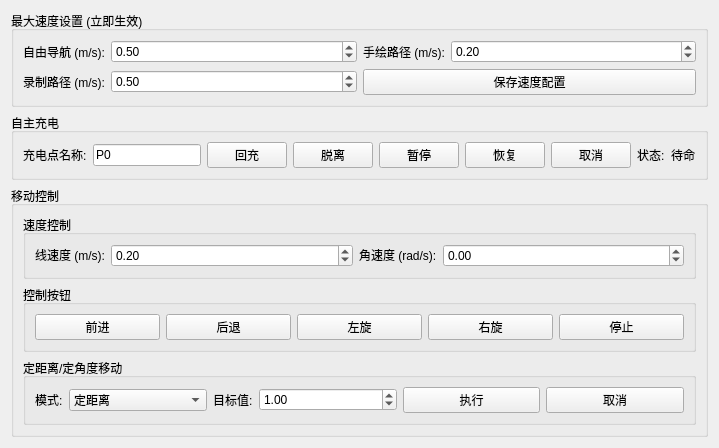
               <widget class="QWidget" name="tab_System">
                <attribute name="title">
                 <string>系统设置</string>
                </attribute>
                <layout class="QVBoxLayout" name="verticalLayout_System">
                 <item>
                  <widget class="QGroupBox" name="groupBox_Speed">
                   <property name="sizePolicy">
                    <sizepolicy hsizetype="Preferred" vsizetype="Maximum">
                     <horstretch>0</horstretch>
                     <verstretch>0</verstretch>
                    </sizepolicy>
                   </property>
                   <property name="title">
                    <string>最大速度设置 (立即生效)</string>
                   </property>
                   <layout class="QGridLayout" name="gridLayout_Speed">
                    <item row="0" column="0">
                     <widget class="QLabel" name="label_GoalSpeed">
                      <property name="sizePolicy">
                       <sizepolicy hsizetype="Maximum" vsizetype="Preferred">
                        <horstretch>0</horstretch>
                        <verstretch>0</verstretch>
                       </sizepolicy>
                      </property>
                      <property name="text">
                       <string>自由导航 (m/s):</string>
                      </property>
                     </widget>
                    </item>
                    <item row="0" column="1">
                     <widget class="QDoubleSpinBox" name="spin_GoalSpeed">
                      <property name="decimals">
                       <number>2</number>
                      </property>
                      <property name="minimum">
                       <double>0.050000000000000</double>
                      </property>
                      <property name="maximum">
                       <double>1.500000000000000</double>
                      </property>
                      <property name="singleStep">
                       <double>0.050000000000000</double>
                      </property>
                      <property name="value">
                       <double>0.500000000000000</double>
                      </property>
                     </widget>
                    </item>
                    <item row="0" column="2">
                     <widget class="QLabel" name="label_GraphSpeed">
                      <property name="sizePolicy">
                       <sizepolicy hsizetype="Maximum" vsizetype="Preferred">
                        <horstretch>0</horstretch>
                        <verstretch>0</verstretch>
                       </sizepolicy>
                      </property>
                      <property name="text">
                       <string>手绘路径 (m/s):</string>
                      </property>
                     </widget>
                    </item>
                    <item row="0" column="3">
                     <widget class="QDoubleSpinBox" name="spin_GraphSpeed">
                      <property name="decimals">
                       <number>2</number>
                      </property>
                      <property name="minimum">
                       <double>0.050000000000000</double>
                      </property>
                      <property name="maximum">
                       <double>1.500000000000000</double>
                      </property>
                      <property name="singleStep">
                       <double>0.050000000000000</double>
                      </property>
                      <property name="value">
                       <double>0.200000000000000</double>
                      </property>
                     </widget>
                    </item>
                    <item row="1" column="0">
                     <widget class="QLabel" name="label_RecordSpeed">
                      <property name="sizePolicy">
                       <sizepolicy hsizetype="Maximum" vsizetype="Preferred">
                        <horstretch>0</horstretch>
                        <verstretch>0</verstretch>
                       </sizepolicy>
                      </property>
                      <property name="text">
                       <string>录制路径 (m/s):</string>
                      </property>
                     </widget>
                    </item>
                    <item row="1" column="1">
                     <widget class="QDoubleSpinBox" name="spin_RecordSpeed">
                      <property name="decimals">
                       <number>2</number>
                      </property>
                      <property name="minimum">
                       <double>0.050000000000000</double>
                      </property>
                      <property name="maximum">
                       <double>1.500000000000000</double>
                      </property>
                      <property name="singleStep">
                       <double>0.050000000000000</double>
                      </property>
                      <property name="value">
                       <double>0.500000000000000</double>
                      </property>
                     </widget>
                    </item>
                    <item row="1" column="2" colspan="2">
                     <widget class="QPushButton" name="btn_UpdateSpeed">
                      <property name="text">
                       <string>保存速度配置</string>
                      </property>
                     </widget>
                    </item>
                   </layout>
                  </widget>
                 </item>
                 <item>
                  <widget class="QGroupBox" name="groupBox_Charge">
                   <property name="sizePolicy">
                    <sizepolicy hsizetype="Preferred" vsizetype="Maximum">
                     <horstretch>0</horstretch>
                     <verstretch>0</verstretch>
                    </sizepolicy>
                   </property>
                   <property name="title">
                    <string>自主充电</string>
                   </property>
                   <layout class="QHBoxLayout" name="horizontalLayout_Charge">
                    <item>
                     <widget class="QLabel" name="label_ChargePoint">
                      <property name="sizePolicy">
                       <sizepolicy hsizetype="Preferred" vsizetype="Maximum">
                        <horstretch>0</horstretch>
                        <verstretch>0</verstretch>
                       </sizepolicy>
                      </property>
                      <property name="text">
                       <string>充电点名称:</string>
                      </property>
                     </widget>
                    </item>
                    <item>
                     <widget class="QLineEdit" name="lineEdit_ChargePoint">
                      <property name="text">
                       <string>P0</string>
                      </property>
                     </widget>
                    </item>
                    <item>
                     <widget class="QPushButton" name="btn_StartRecharge">
                      <property name="text">
                       <string>回充</string>
                      </property>
                     </widget>
                    </item>
                    <item>
                     <widget class="QPushButton" name="btn_DisRecharge">
                      <property name="text">
                       <string>脱离</string>
                      </property>
                     </widget>
                    </item>
                    <item>
                     <widget class="QPushButton" name="btn_PauseRecharge">
                      <property name="text">
                       <string>暂停</string>
                      </property>
                     </widget>
                    </item>
                    <item>
                     <widget class="QPushButton" name="btn_ResumeRecharge">
                      <property name="text">
                       <string>恢复</string>
                      </property>
                     </widget>
                    </item>
                    <item>
                     <widget class="QPushButton" name="btn_CancelRecharge">
                      <property name="text">
                       <string>取消</string>
                      </property>
                     </widget>
                    </item>
                    <item>
                     <widget class="QLabel" name="label_ChargeStatus">
                      <property name="sizePolicy">
                       <sizepolicy hsizetype="Preferred" vsizetype="Maximum">
                        <horstretch>0</horstretch>
                        <verstretch>0</verstretch>
                       </sizepolicy>
                      </property>
                      <property name="text">
                       <string>状态:</string>
                      </property>
                     </widget>
                    </item>
                    <item>
                     <widget class="QLabel" name="lbl_ChargeStatus">
                      <property name="sizePolicy">
                       <sizepolicy hsizetype="Preferred" vsizetype="Maximum">
                        <horstretch>0</horstretch>
                        <verstretch>0</verstretch>
                       </sizepolicy>
                      </property>
                      <property name="text">
                       <string>待命</string>
                      </property>
                     </widget>
                    </item>
                   </layout>
                  </widget>
                 </item>
                 <item>
                  <widget class="QGroupBox" name="groupBox_Move">
                   <property name="sizePolicy">
                    <sizepolicy hsizetype="Preferred" vsizetype="Maximum">
                     <horstretch>0</horstretch>
                     <verstretch>0</verstretch>
                    </sizepolicy>
                   </property>
                   <property name="title">
                    <string>移动控制</string>
                   </property>
                   <layout class="QGridLayout" name="gridLayout_Move">
                    <item row="0" column="0" colspan="6">
                     <widget class="QGroupBox" name="groupBox_SpeedControl">
                      <property name="sizePolicy">
                       <sizepolicy hsizetype="Preferred" vsizetype="Maximum">
                        <horstretch>0</horstretch>
                        <verstretch>0</verstretch>
                       </sizepolicy>
                      </property>
                      <property name="title">
                       <string>速度控制</string>
                      </property>
                      <layout class="QHBoxLayout" name="horizontalLayout_SpeedControl">
                       <item>
                        <widget class="QLabel" name="label_LinearSpeed">
                         <property name="sizePolicy">
                          <sizepolicy hsizetype="Maximum" vsizetype="Maximum">
                           <horstretch>0</horstretch>
                           <verstretch>0</verstretch>
                          </sizepolicy>
                         </property>
                         <property name="text">
                          <string>线速度 (m/s):</string>
                         </property>
                        </widget>
                       </item>
                       <item>
                        <widget class="QDoubleSpinBox" name="spin_LinearSpeed">
                         <property name="decimals">
                          <number>2</number>
                         </property>
                         <property name="minimum">
                          <double>-1.500000000000000</double>
                         </property>
                         <property name="maximum">
                          <double>1.500000000000000</double>
                         </property>
                         <property name="singleStep">
                          <double>0.050000000000000</double>
                         </property>
                         <property name="value">
                          <double>0.200000000000000</double>
                         </property>
                        </widget>
                       </item>
                       <item>
                        <widget class="QLabel" name="label_AngularSpeed">
                         <property name="sizePolicy">
                          <sizepolicy hsizetype="Maximum" vsizetype="Maximum">
                           <horstretch>0</horstretch>
                           <verstretch>0</verstretch>
                          </sizepolicy>
                         </property>
                         <property name="text">
                          <string>角速度 (rad/s):</string>
                         </property>
                        </widget>
                       </item>
                       <item>
                        <widget class="QDoubleSpinBox" name="spin_AngularSpeed">
                         <property name="decimals">
                          <number>2</number>
                         </property>
                         <property name="minimum">
                          <double>-1.500000000000000</double>
                         </property>
                         <property name="maximum">
                          <double>1.500000000000000</double>
                         </property>
                         <property name="singleStep">
                          <double>0.050000000000000</double>
                         </property>
                         <property name="value">
                          <double>0.000000000000000</double>
                         </property>
                        </widget>
                       </item>
                      </layout>
                     </widget>
                    </item>
                    <item row="1" column="0" colspan="6">
                     <widget class="QGroupBox" name="groupBox_MoveButtons">
                      <property name="sizePolicy">
                       <sizepolicy hsizetype="Preferred" vsizetype="Maximum">
                        <horstretch>0</horstretch>
                        <verstretch>0</verstretch>
                       </sizepolicy>
                      </property>
                      <property name="title">
                       <string>控制按钮</string>
                      </property>
                      <layout class="QHBoxLayout" name="horizontalLayout_MoveButtons">
                       <item>
                        <widget class="QPushButton" name="btn_MoveForward">
                         <property name="text">
                          <string>前进</string>
                         </property>
                        </widget>
                       </item>
                       <item>
                        <widget class="QPushButton" name="btn_MoveBackward">
                         <property name="text">
                          <string>后退</string>
                         </property>
                        </widget>
                       </item>
                       <item>
                        <widget class="QPushButton" name="btn_TurnLeft">
                         <property name="text">
                          <string>左旋</string>
                         </property>
                        </widget>
                       </item>
                       <item>
                        <widget class="QPushButton" name="btn_TurnRight">
                         <property name="text">
                          <string>右旋</string>
                         </property>
                        </widget>
                       </item>
                       <item>
                        <widget class="QPushButton" name="btn_StopMove">
                         <property name="text">
                          <string>停止</string>
                         </property>
                        </widget>
                       </item>
                      </layout>
                     </widget>
                    </item>
                    <item row="2" column="0" colspan="6">
                     <widget class="QGroupBox" name="groupBox_MoveParams">
                      <property name="sizePolicy">
                       <sizepolicy hsizetype="Preferred" vsizetype="Maximum">
                        <horstretch>0</horstretch>
                        <verstretch>0</verstretch>
                       </sizepolicy>
                      </property>
                      <property name="title">
                       <string>定距离/定角度移动</string>
                      </property>
                      <layout class="QHBoxLayout" name="horizontalLayout_MoveParams">
                       <item>
                        <widget class="QLabel" name="label_MoveMode">
                         <property name="sizePolicy">
                          <sizepolicy hsizetype="Maximum" vsizetype="Maximum">
                           <horstretch>0</horstretch>
                           <verstretch>0</verstretch>
                          </sizepolicy>
                         </property>
                         <property name="text">
                          <string>模式:</string>
                         </property>
                        </widget>
                       </item>
                       <item>
                        <widget class="QComboBox" name="combo_MoveMode">
                         <item>
                          <property name="text">
                           <string>定距离</string>
                          </property>
                         </item>
                         <item>
                          <property name="text">
                           <string>定角度</string>
                          </property>
                         </item>
                        </widget>
                       </item>
                       <item>
                        <widget class="QLabel" name="label_MoveTarget">
                         <property name="sizePolicy">
                          <sizepolicy hsizetype="Maximum" vsizetype="Maximum">
                           <horstretch>0</horstretch>
                           <verstretch>0</verstretch>
                          </sizepolicy>
                         </property>
                         <property name="text">
                          <string>目标值:</string>
                         </property>
                        </widget>
                       </item>
                       <item>
                        <widget class="QDoubleSpinBox" name="spin_MoveTarget">
                         <property name="decimals">
                          <number>2</number>
                         </property>
                         <property name="minimum">
                          <double>0.100000000000000</double>
                         </property>
                         <property name="maximum">
                          <double>100.000000000000000</double>
                         </property>
                         <property name="singleStep">
                          <double>0.100000000000000</double>
                         </property>
                         <property name="value">
                          <double>1.000000000000000</double>
                         </property>
                        </widget>
                       </item>
                       <item>
                        <widget class="QPushButton" name="btn_ExecuteMoveParams">
                         <property name="text">
                          <string>执行</string>
                         </property>
                        </widget>
                       </item>
                       <item>
                        <widget class="QPushButton" name="btn_CancelMoveParams">
                         <property name="text">
                          <string>取消</string>
                         </property>
                        </widget>
                       </item>
                      </layout>
                     </widget>
                    </item>
                   </layout>
                  </widget>
                 </item>
                </layout>
               </widget>
